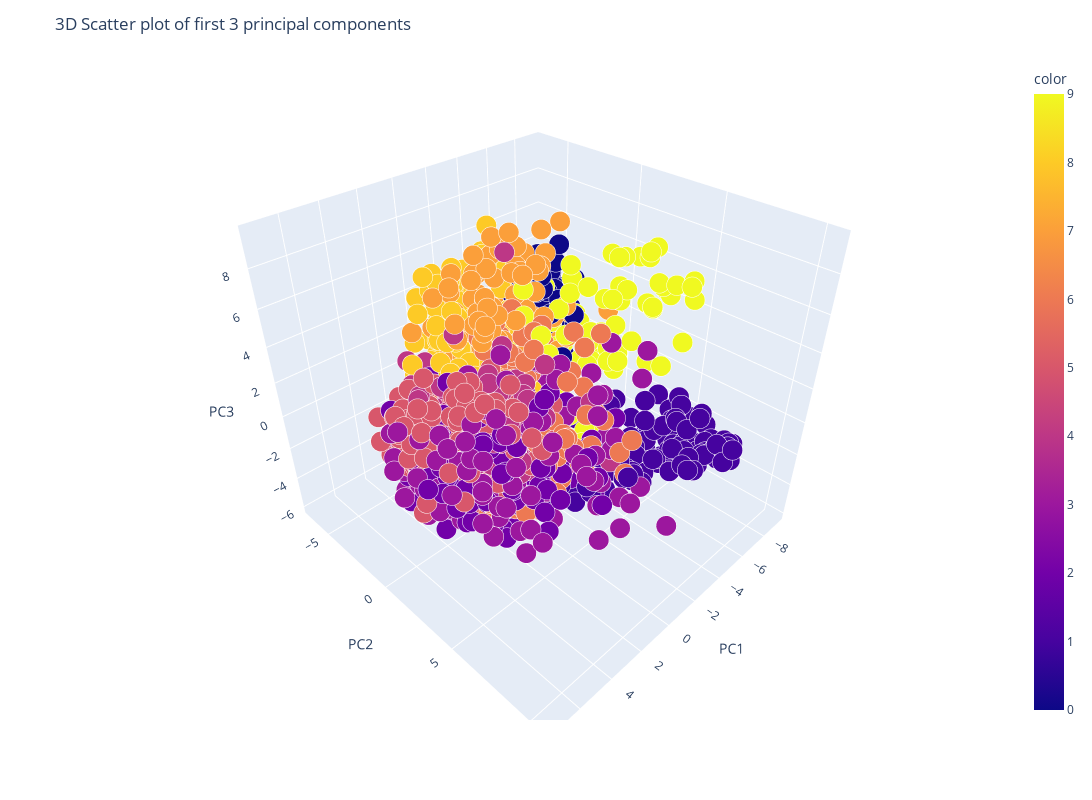

Notebook cell for this chart:
### Code cell
fig=px.scatter_3d(x=X_pc[:2000,0],y=X_pc[:2000,1],z=X_pc[:2000,2],color=y[:2000],labels={'x':'PC1','y':'PC2','z':'PC3'},size=[0.4]*2000,
                  opacity=1)
fig.update_layout(title='3D Scatter plot of first 3 principal components')
fig.update_layout(width=1200, height=800)  # Set custom width and height

fig.show()

### Figure 1 — Plotly figure (JSON) as saved in the notebook; plotly's stock layout.template omitted (floating-point values rounded to 4 significant figures; data arrays with more than 128 entries replaced by an {"elided": "..."} marker saying what was removed)
{"data": [{"hovertemplate": "PC1=%{x}<br>PC2=%{y}<br>PC3=%{z}<br>size=%{marker.size}<br>color=%{marker.color}<extra></extra>", "legendgroup": "", "marker": {"color": {"elided": "2000 int values"}, "coloraxis": "coloraxis", "opacity": 1, "size": {"elided": "2000 float values"}, "sizemode": "area", "sizeref": 0.001, "symbol": "circle"}, "mode": "markers", "name": "", "scene": "scene", "showlegend": false, "type": "scatter3d", "x": {"elided": "2000 float values"}, "y": {"elided": "2000 float values"}, "z": {"elided": "2000 float values"}}], "layout": {"coloraxis": {"colorbar": {"title": {"text": "color"}}, "colorscale": [[0, "#0d0887"], [0.1111, "#46039f"], [0.2222, "#7201a8"], [0.3333, "#9c179e"], [0.4444, "#bd3786"], [0.5556, "#d8576b"], [0.6667, "#ed7953"], [0.7778, "#fb9f3a"], [0.8889, "#fdca26"], [1, "#f0f921"]]}, "height": 800, "legend": {"itemsizing": "constant", "tracegroupgap": 0}, "margin": {"t": 60}, "scene": {"domain": {"x": [0, 1], "y": [0, 1]}, "xaxis": {"title": {"text": "PC1"}}, "yaxis": {"title": {"text": "PC2"}}, "zaxis": {"title": {"text": "PC3"}}}, "title": {"text": "3D Scatter plot of first 3 principal components"}, "width": 1200}}
